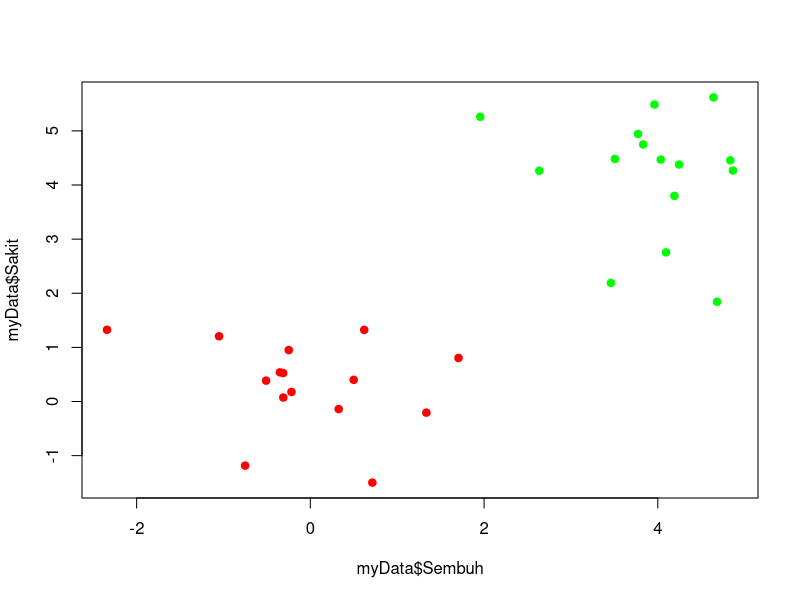
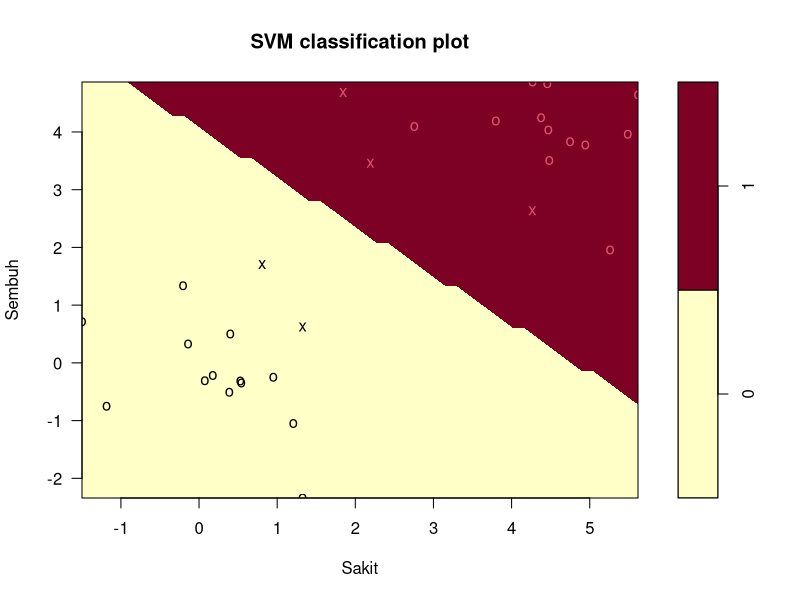

Generate these figures, in order, with R: (Note: this script raises an error after producing the figures.)
## ---- chunk 1
set.seed(10111)
## ---- chunk 2
x <- matrix(rnorm(60),30,2)
x
## ---- chunk 3
y <- factor(rep(c(0,1), each=15))
y
## ---- chunk 4
x[y == 1, ] <- x[y == 1, ] + 4
x
## ---- chunk 5
myData <- data.frame(x,y)
head(myData)
## ---- chunk 6
colnames(myData) <- c("Sembuh", "Sakit", "Pasien")
head(myData)
## ---- chunk 7
plot(myData$Sembuh, myData$Sakit, col = ifelse(y=="1", "green", "red"), pch = 19)
## ---- chunk 8
library(e1071)
## ---- chunk 9
modelSVM1 <- svm(Pasien ~ ., data = myData, kernel="linear")
print(modelSVM1)
## ---- chunk 10
plot(modelSVM1, myData)
## ---- chunk 11
library(caret)
set.seed(132)
## ---- chunk 12
train_control <- trainControl(method = "cv", number=3)
modelSVM2 <- train(Pasien ~., data = myData, method ="svmLinear", trControl = train_control)
## ---- chunk 13
modelSVM2$resample
## ---- chunk 14
confusionMatrix(modelSVM2)
## ---- chunk 15
train_control <- trainControl(method = "repeatedcv", number=3, repeats=5)
modelSVM3 <- train(Pasien ~., method = "nb", trControl = train_control, data = myData) 

modelSVM3$resample
confusionMatrix(modelSVM3)
## ---- chunk 16
train_control <- trainControl(method = "LOOCV")
modelSVM4 <- train(Pasien ~., data = myData, method = "svmLinear", trControl = train_control)

modelSVM4$results
